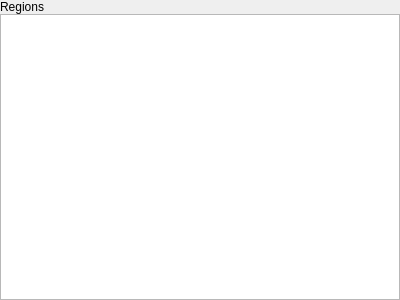
<?xml version="1.0" encoding="UTF-8"?>
<ui version="4.0">
 <class>espreso::RegionPickerWidget</class>
 <widget class="QWidget" name="espreso::RegionPickerWidget">
  <property name="geometry">
   <rect>
    <x>0</x>
    <y>0</y>
    <width>400</width>
    <height>300</height>
   </rect>
  </property>
  <property name="windowTitle">
   <string>Form</string>
  </property>
  <layout class="QVBoxLayout" name="verticalLayout">
   <property name="spacing">
    <number>0</number>
   </property>
   <property name="leftMargin">
    <number>0</number>
   </property>
   <property name="topMargin">
    <number>0</number>
   </property>
   <property name="rightMargin">
    <number>0</number>
   </property>
   <property name="bottomMargin">
    <number>0</number>
   </property>
   <item>
    <widget class="QLabel" name="label">
     <property name="text">
      <string>Regions</string>
     </property>
    </widget>
   </item>
   <item>
    <widget class="QTreeView" name="tree">
     <property name="editTriggers">
      <set>QAbstractItemView::NoEditTriggers</set>
     </property>
     <attribute name="headerVisible">
      <bool>false</bool>
     </attribute>
    </widget>
   </item>
  </layout>
 </widget>
 <resources/>
 <connections/>
</ui>
